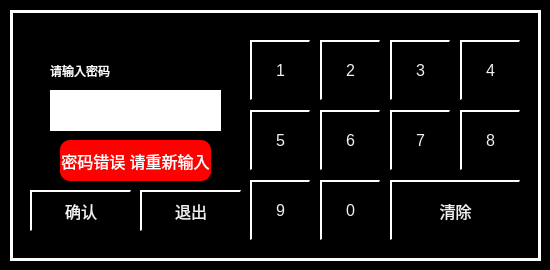
<?xml version="1.0" encoding="UTF-8"?>
<ui version="4.0">
 <class>CtrlDialog</class>
 <widget class="QWidget" name="CtrlDialog">
  <property name="geometry">
   <rect>
    <x>0</x>
    <y>0</y>
    <width>550</width>
    <height>270</height>
   </rect>
  </property>
  <property name="windowTitle">
   <string>Form</string>
  </property>
  <property name="styleSheet">
   <string notr="true">QWidget
{
	background-color: black;
}</string>
  </property>
  <widget class="QGroupBox" name="groupBox">
   <property name="geometry">
    <rect>
     <x>10</x>
     <y>10</y>
     <width>531</width>
     <height>251</height>
    </rect>
   </property>
   <property name="styleSheet">
    <string notr="true">QPushButton
{
	font:16px;
    color: rgb(240,240,240);
	background-color: rgb(0, 0, 0);
	border-top: 2px solid white;	
	border-left: 2px solid white;
}
QGroupBox
{
border:3px solid white
}</string>
   </property>
   <property name="title">
    <string/>
   </property>
   <widget class="QPushButton" name="btn1">
    <property name="geometry">
     <rect>
      <x>240</x>
      <y>30</y>
      <width>60</width>
      <height>60</height>
     </rect>
    </property>
    <property name="whatsThis">
     <string>1</string>
    </property>
    <property name="text">
     <string>1</string>
    </property>
   </widget>
   <widget class="QPushButton" name="btn5">
    <property name="geometry">
     <rect>
      <x>240</x>
      <y>100</y>
      <width>60</width>
      <height>60</height>
     </rect>
    </property>
    <property name="whatsThis">
     <string>5</string>
    </property>
    <property name="text">
     <string>5</string>
    </property>
   </widget>
   <widget class="QPushButton" name="btn8">
    <property name="geometry">
     <rect>
      <x>450</x>
      <y>100</y>
      <width>60</width>
      <height>60</height>
     </rect>
    </property>
    <property name="whatsThis">
     <string>8</string>
    </property>
    <property name="text">
     <string>8</string>
    </property>
   </widget>
   <widget class="QPushButton" name="btn2">
    <property name="geometry">
     <rect>
      <x>310</x>
      <y>30</y>
      <width>60</width>
      <height>60</height>
     </rect>
    </property>
    <property name="whatsThis">
     <string>2</string>
    </property>
    <property name="text">
     <string>2</string>
    </property>
   </widget>
   <widget class="QPushButton" name="btn9">
    <property name="geometry">
     <rect>
      <x>240</x>
      <y>170</y>
      <width>60</width>
      <height>60</height>
     </rect>
    </property>
    <property name="whatsThis">
     <string>9</string>
    </property>
    <property name="text">
     <string>9</string>
    </property>
   </widget>
   <widget class="QPushButton" name="btn3">
    <property name="geometry">
     <rect>
      <x>380</x>
      <y>30</y>
      <width>60</width>
      <height>60</height>
     </rect>
    </property>
    <property name="whatsThis">
     <string>3</string>
    </property>
    <property name="text">
     <string>3</string>
    </property>
   </widget>
   <widget class="QPushButton" name="btn4">
    <property name="geometry">
     <rect>
      <x>450</x>
      <y>30</y>
      <width>60</width>
      <height>60</height>
     </rect>
    </property>
    <property name="whatsThis">
     <string>4</string>
    </property>
    <property name="text">
     <string>4</string>
    </property>
   </widget>
   <widget class="QPushButton" name="btn6">
    <property name="geometry">
     <rect>
      <x>310</x>
      <y>100</y>
      <width>60</width>
      <height>60</height>
     </rect>
    </property>
    <property name="whatsThis">
     <string>6</string>
    </property>
    <property name="text">
     <string>6</string>
    </property>
   </widget>
   <widget class="QPushButton" name="btnClear">
    <property name="geometry">
     <rect>
      <x>380</x>
      <y>170</y>
      <width>130</width>
      <height>60</height>
     </rect>
    </property>
    <property name="whatsThis">
     <string>10</string>
    </property>
    <property name="text">
     <string>清除</string>
    </property>
   </widget>
   <widget class="QPushButton" name="btn0">
    <property name="geometry">
     <rect>
      <x>310</x>
      <y>170</y>
      <width>60</width>
      <height>60</height>
     </rect>
    </property>
    <property name="whatsThis">
     <string>0</string>
    </property>
    <property name="text">
     <string>0</string>
    </property>
   </widget>
   <widget class="QPushButton" name="btn7">
    <property name="geometry">
     <rect>
      <x>380</x>
      <y>100</y>
      <width>60</width>
      <height>60</height>
     </rect>
    </property>
    <property name="whatsThis">
     <string>7</string>
    </property>
    <property name="text">
     <string>7</string>
    </property>
   </widget>
   <widget class="QLabel" name="LBLinput">
    <property name="geometry">
     <rect>
      <x>40</x>
      <y>80</y>
      <width>171</width>
      <height>41</height>
     </rect>
    </property>
    <property name="styleSheet">
     <string notr="true">border:2px solid white;
background:white;
color:black;</string>
    </property>
    <property name="text">
     <string/>
    </property>
   </widget>
   <widget class="QLabel" name="label_2">
    <property name="geometry">
     <rect>
      <x>40</x>
      <y>50</y>
      <width>101</width>
      <height>21</height>
     </rect>
    </property>
    <property name="styleSheet">
     <string notr="true">color:white;</string>
    </property>
    <property name="text">
     <string>请输入密码</string>
    </property>
   </widget>
   <widget class="QPushButton" name="BTNOK">
    <property name="geometry">
     <rect>
      <x>20</x>
      <y>180</y>
      <width>101</width>
      <height>41</height>
     </rect>
    </property>
    <property name="text">
     <string>确认</string>
    </property>
   </widget>
   <widget class="QPushButton" name="BTNreturn">
    <property name="geometry">
     <rect>
      <x>130</x>
      <y>180</y>
      <width>101</width>
      <height>41</height>
     </rect>
    </property>
    <property name="text">
     <string>退出</string>
    </property>
   </widget>
   <widget class="QLabel" name="LBLTips">
    <property name="geometry">
     <rect>
      <x>50</x>
      <y>130</y>
      <width>151</width>
      <height>41</height>
     </rect>
    </property>
    <property name="styleSheet">
     <string notr="true">background-color:red;
color:white;
font:16px ;
border-radius:10px;</string>
    </property>
    <property name="text">
     <string>密码错误 请重新输入</string>
    </property>
    <property name="alignment">
     <set>Qt::AlignCenter</set>
    </property>
   </widget>
  </widget>
 </widget>
 <resources/>
 <connections/>
</ui>
